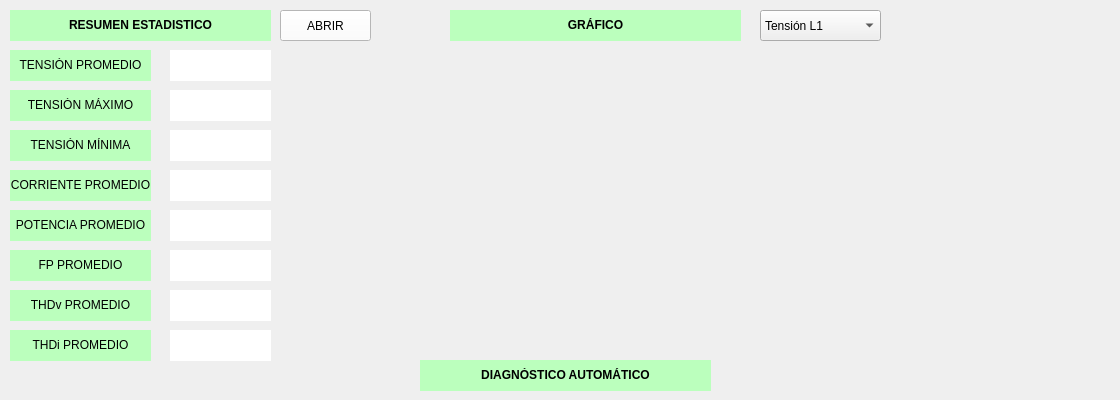
    <widget class="QWidget" name="tab_3">
     <attribute name="title">
      <string>Diagnostico y Analisis</string>
     </attribute>
     <widget class="QPushButton" name="btn_abrir_cvs">
      <property name="geometry">
       <rect>
        <x>280</x>
        <y>10</y>
        <width>91</width>
        <height>31</height>
       </rect>
      </property>
      <property name="styleSheet">
       <string notr="true">background-color: rgb(255, 255, 255);</string>
      </property>
      <property name="text">
       <string>ABRIR</string>
      </property>
     </widget>
     <widget class="QLabel" name="label_33">
      <property name="geometry">
       <rect>
        <x>10</x>
        <y>50</y>
        <width>141</width>
        <height>31</height>
       </rect>
      </property>
      <property name="styleSheet">
       <string notr="true">background-color: rgb(187, 255, 189);</string>
      </property>
      <property name="text">
       <string>&lt;html&gt;&lt;head/&gt;&lt;body&gt;&lt;p align=&quot;center&quot;&gt;TENSIÓN PROMEDIO&lt;/p&gt;&lt;/body&gt;&lt;/html&gt;</string>
      </property>
     </widget>
     <widget class="QLabel" name="lbl_v_prom">
      <property name="geometry">
       <rect>
        <x>170</x>
        <y>50</y>
        <width>101</width>
        <height>31</height>
       </rect>
      </property>
      <property name="styleSheet">
       <string notr="true">background-color: rgb(255, 255, 255);
border-color: rgb(0, 0, 0);</string>
      </property>
      <property name="text">
       <string/>
      </property>
     </widget>
     <widget class="QLabel" name="label_34">
      <property name="geometry">
       <rect>
        <x>10</x>
        <y>10</y>
        <width>261</width>
        <height>31</height>
       </rect>
      </property>
      <property name="styleSheet">
       <string notr="true">background-color: rgb(187, 255, 189);</string>
      </property>
      <property name="text">
       <string>&lt;html&gt;&lt;head/&gt;&lt;body&gt;&lt;p align=&quot;center&quot;&gt;&lt;span style=&quot; font-weight:600;&quot;&gt;RESUMEN ESTADISTICO&lt;/span&gt;&lt;/p&gt;&lt;/body&gt;&lt;/html&gt;</string>
      </property>
     </widget>
     <widget class="QLabel" name="label_35">
      <property name="geometry">
       <rect>
        <x>10</x>
        <y>90</y>
        <width>141</width>
        <height>31</height>
       </rect>
      </property>
      <property name="styleSheet">
       <string notr="true">background-color: rgb(187, 255, 189);</string>
      </property>
      <property name="text">
       <string>&lt;html&gt;&lt;head/&gt;&lt;body&gt;&lt;p align=&quot;center&quot;&gt;TENSIÓN MÁXIMO&lt;/p&gt;&lt;/body&gt;&lt;/html&gt;</string>
      </property>
     </widget>
     <widget class="QLabel" name="label_36">
      <property name="geometry">
       <rect>
        <x>10</x>
        <y>130</y>
        <width>141</width>
        <height>31</height>
       </rect>
      </property>
      <property name="styleSheet">
       <string notr="true">background-color: rgb(187, 255, 189);</string>
      </property>
      <property name="text">
       <string>&lt;html&gt;&lt;head/&gt;&lt;body&gt;&lt;p align=&quot;center&quot;&gt;TENSIÓN MÍNIMA&lt;/p&gt;&lt;/body&gt;&lt;/html&gt;</string>
      </property>
     </widget>
     <widget class="QLabel" name="label_37">
      <property name="geometry">
       <rect>
        <x>10</x>
        <y>170</y>
        <width>141</width>
        <height>31</height>
       </rect>
      </property>
      <property name="styleSheet">
       <string notr="true">background-color: rgb(187, 255, 189);</string>
      </property>
      <property name="text">
       <string>&lt;html&gt;&lt;head/&gt;&lt;body&gt;&lt;p align=&quot;center&quot;&gt;CORRIENTE PROMEDIO&lt;/p&gt;&lt;/body&gt;&lt;/html&gt;</string>
      </property>
     </widget>
     <widget class="QLabel" name="label_38">
      <property name="geometry">
       <rect>
        <x>10</x>
        <y>210</y>
        <width>141</width>
        <height>31</height>
       </rect>
      </property>
      <property name="styleSheet">
       <string notr="true">background-color: rgb(187, 255, 189);</string>
      </property>
      <property name="text">
       <string>&lt;html&gt;&lt;head/&gt;&lt;body&gt;&lt;p align=&quot;center&quot;&gt;POTENCIA PROMEDIO&lt;/p&gt;&lt;/body&gt;&lt;/html&gt;</string>
      </property>
     </widget>
     <widget class="QLabel" name="label_39">
      <property name="geometry">
       <rect>
        <x>10</x>
        <y>250</y>
        <width>141</width>
        <height>31</height>
       </rect>
      </property>
      <property name="styleSheet">
       <string notr="true">background-color: rgb(187, 255, 189);</string>
      </property>
      <property name="text">
       <string>&lt;html&gt;&lt;head/&gt;&lt;body&gt;&lt;p align=&quot;center&quot;&gt;FP PROMEDIO&lt;/p&gt;&lt;/body&gt;&lt;/html&gt;</string>
      </property>
     </widget>
     <widget class="QLabel" name="label_74">
      <property name="geometry">
       <rect>
        <x>10</x>
        <y>290</y>
        <width>141</width>
        <height>31</height>
       </rect>
      </property>
      <property name="styleSheet">
       <string notr="true">background-color: rgb(187, 255, 189);</string>
      </property>
      <property name="text">
       <string>&lt;html&gt;&lt;head/&gt;&lt;body&gt;&lt;p align=&quot;center&quot;&gt;THDv PROMEDIO&lt;/p&gt;&lt;/body&gt;&lt;/html&gt;</string>
      </property>
     </widget>
     <widget class="QLabel" name="lbl_v_max">
      <property name="geometry">
       <rect>
        <x>170</x>
        <y>90</y>
        <width>101</width>
        <height>31</height>
       </rect>
      </property>
      <property name="styleSheet">
       <string notr="true">background-color: rgb(255, 255, 255);
border-color: rgb(0, 0, 0);</string>
      </property>
      <property name="text">
       <string/>
      </property>
     </widget>
     <widget class="QLabel" name="lbl_v_min">
      <property name="geometry">
       <rect>
        <x>170</x>
        <y>130</y>
        <width>101</width>
        <height>31</height>
       </rect>
      </property>
      <property name="styleSheet">
       <string notr="true">background-color: rgb(255, 255, 255);
border-color: rgb(0, 0, 0);</string>
      </property>
      <property name="text">
       <string/>
      </property>
     </widget>
     <widget class="QLabel" name="lbl_i_prom">
      <property name="geometry">
       <rect>
        <x>170</x>
        <y>170</y>
        <width>101</width>
        <height>31</height>
       </rect>
      </property>
      <property name="styleSheet">
       <string notr="true">background-color: rgb(255, 255, 255);
border-color: rgb(0, 0, 0);</string>
      </property>
      <property name="text">
       <string/>
      </property>
     </widget>
     <widget class="QLabel" name="lbl_p_prom">
      <property name="geometry">
       <rect>
        <x>170</x>
        <y>210</y>
        <width>101</width>
        <height>31</height>
       </rect>
      </property>
      <property name="styleSheet">
       <string notr="true">background-color: rgb(255, 255, 255);
border-color: rgb(0, 0, 0);</string>
      </property>
      <property name="text">
       <string/>
      </property>
     </widget>
     <widget class="QLabel" name="lbl_fp_prom">
      <property name="geometry">
       <rect>
        <x>170</x>
        <y>250</y>
        <width>101</width>
        <height>31</height>
       </rect>
      </property>
      <property name="styleSheet">
       <string notr="true">background-color: rgb(255, 255, 255);
border-color: rgb(0, 0, 0);</string>
      </property>
      <property name="text">
       <string/>
      </property>
     </widget>
     <widget class="QLabel" name="lbl_thdv_prom">
      <property name="geometry">
       <rect>
        <x>170</x>
        <y>290</y>
        <width>101</width>
        <height>31</height>
       </rect>
      </property>
      <property name="styleSheet">
       <string notr="true">background-color: rgb(255, 255, 255);
border-color: rgb(0, 0, 0);</string>
      </property>
      <property name="text">
       <string/>
      </property>
     </widget>
     <widget class="QLabel" name="label_40">
      <property name="geometry">
       <rect>
        <x>10</x>
        <y>330</y>
        <width>141</width>
        <height>31</height>
       </rect>
      </property>
      <property name="styleSheet">
       <string notr="true">background-color: rgb(187, 255, 189);</string>
      </property>
      <property name="text">
       <string>&lt;html&gt;&lt;head/&gt;&lt;body&gt;&lt;p align=&quot;center&quot;&gt;THDi PROMEDIO&lt;/p&gt;&lt;/body&gt;&lt;/html&gt;</string>
      </property>
     </widget>
     <widget class="QLabel" name="lbl_thdi_prom">
      <property name="geometry">
       <rect>
        <x>170</x>
        <y>330</y>
        <width>101</width>
        <height>31</height>
       </rect>
      </property>
      <property name="styleSheet">
       <string notr="true">background-color: rgb(255, 255, 255);
border-color: rgb(0, 0, 0);</string>
      </property>
      <property name="text">
       <string/>
      </property>
     </widget>
     <widget class="QLabel" name="label_41">
      <property name="geometry">
       <rect>
        <x>450</x>
        <y>10</y>
        <width>291</width>
        <height>31</height>
       </rect>
      </property>
      <property name="styleSheet">
       <string notr="true">background-color: rgb(187, 255, 189);</string>
      </property>
      <property name="text">
       <string>&lt;html&gt;&lt;head/&gt;&lt;body&gt;&lt;p align=&quot;center&quot;&gt;&lt;span style=&quot; font-weight:600;&quot;&gt;GRÁFICO&lt;/span&gt;&lt;/p&gt;&lt;/body&gt;&lt;/html&gt;</string>
      </property>
     </widget>
     <widget class="QLabel" name="label_42">
      <property name="geometry">
       <rect>
        <x>420</x>
        <y>360</y>
        <width>291</width>
        <height>31</height>
       </rect>
      </property>
      <property name="styleSheet">
       <string notr="true">background-color: rgb(187, 255, 189);</string>
      </property>
      <property name="text">
       <string>&lt;html&gt;&lt;head/&gt;&lt;body&gt;&lt;p align=&quot;center&quot;&gt;&lt;span style=&quot; font-weight:600;&quot;&gt;DIAGNÓSTICO AUTOMÁTICO&lt;/span&gt;&lt;/p&gt;&lt;/body&gt;&lt;/html&gt;</string>
      </property>
     </widget>
     <widget class="QWidget" name="widgetGrafico" native="true">
      <property name="geometry">
       <rect>
        <x>440</x>
        <y>49</y>
        <width>671</width>
        <height>291</height>
       </rect>
      </property>
     </widget>
     <widget class="QComboBox" name="comboGrafico">
      <property name="geometry">
       <rect>
        <x>760</x>
        <y>10</y>
        <width>121</width>
        <height>31</height>
       </rect>
      </property>
      <item>
       <property name="text">
        <string>Tensión L1</string>
       </property>
      </item>
      <item>
       <property name="text">
        <string>Tensión L2</string>
       </property>
      </item>
      <item>
       <property name="text">
        <string>Tensión L3</string>
       </property>
      </item>
      <item>
       <property name="text">
        <string>Corriente L1</string>
       </property>
      </item>
      <item>
       <property name="text">
        <string>Corriente L2</string>
       </property>
      </item>
      <item>
       <property name="text">
        <string>Corriente L3</string>
       </property>
      </item>
      <item>
       <property name="text">
        <string>Potencia L1</string>
       </property>
      </item>
      <item>
       <property name="text">
        <string>THDv L1</string>
       </property>
      </item>
      <item>
       <property name="text">
        <string>THDi L1</string>
       </property>
      </item>
     </widget>
    </widget>
